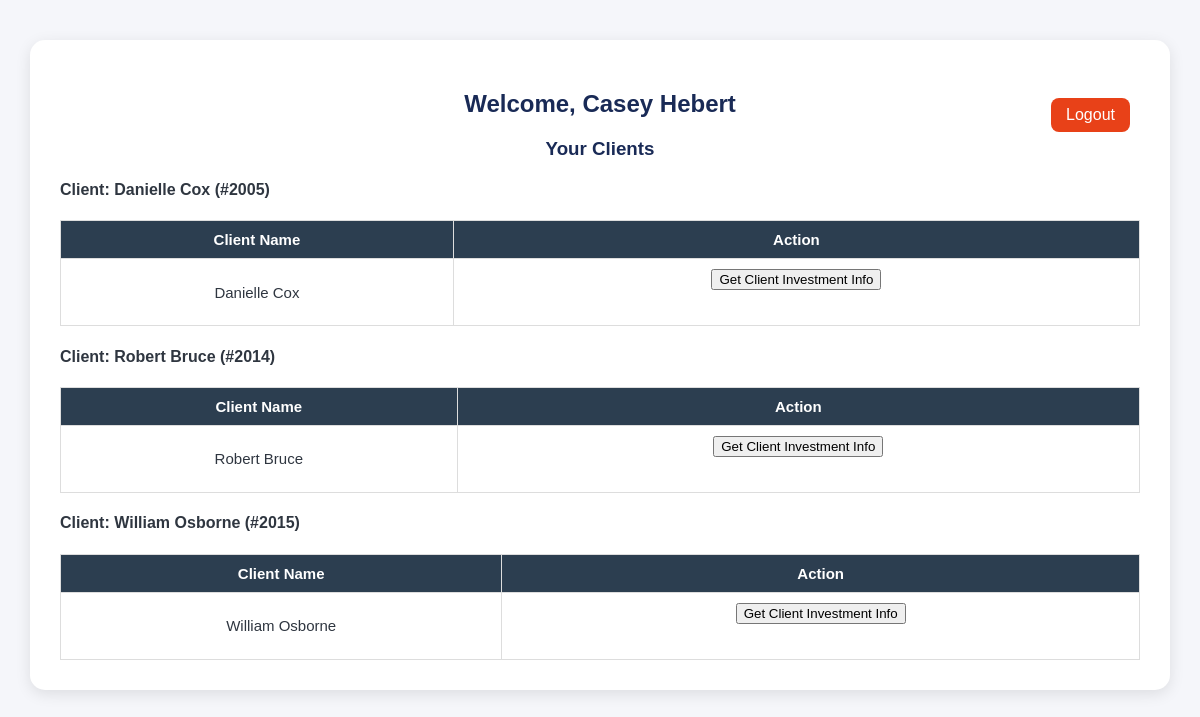
The app's page /employee_dashboard (signed in) with its own data.
### models.py (models this page shows)
class Employee(Base):
    __tablename__ = "employees"
    employee_id = Column(Integer, primary_key=True, index=True)
    first_name = Column(String)
    last_name = Column(String)
    date_of_birth = Column(Date)
    gender = Column(String)
    work_email = Column(String, unique=True)
    password_hash = Column(String)
    phone_number = Column(String)
    address = Column(String)
    start_date = Column(Date)
    job_title = Column(String)
    base_salary = Column(Float)
    commission_rate = Column(Float)
    license_number = Column(String)
    license_expiry_date = Column(Date)
    manager_id = Column(Integer, ForeignKey("employees.employee_id"), nullable=True)  # Managers can be null
    clients = relationship("Client", back_populates="advisor")
    investments = relationship("Investment", back_populates="advisor")

class Client(Base):
    __tablename__ = "clients"
    client_id = Column(Integer, primary_key=True, index=True)
    first_name = Column(String)
    last_name = Column(String)
    ssn = Column(String, unique=True)
    date_of_birth = Column(Date)
    gender = Column(String)
    marital_status = Column(String)
    email = Column(String, unique=True)
    password_hash = Column(String)
    phone_number = Column(String)
    address = Column(String)
    employment_status = Column(String)
    annual_income = Column(Float)
    risk_tolerance = Column(String)
    advisor_id = Column(Integer, ForeignKey("employees.employee_id"))
    advisor = relationship("Employee", back_populates="clients")
    investments = relationship("Investment", back_populates="client")

### app.py (the view)
@app.route("/employee_dashboard")
def employee_dashboard():
    if session.get("user_type") != "employee":
        return redirect(url_for("login"))
    db = SessionLocal()
    employee = db.query(Employee).get(session["user_id"])
    if not employee:
        return "Employee not found", 404
    verified_client_id = session.get("verified_client_id")
    clients_list = []
    emp_clients = db.query(Client).filter(Client.advisor_id == employee.employee_id).all()
    for clients in emp_clients:
        if verified_client_id == clients.client_id:
            investments = db.query(Investment).filter(Investment.client_id == clients.client_id).all()
            for inv in investments:
                inv.company = db.query(Company).get(inv.company_id)
            c_investments = investments
        else:
            c_investments = []
        clients_list.append({"client": clients, "investments": c_investments})
    return render_template(
        "employee_dashboard.html",
        employee=employee,
        clients=clients_list
    )

### templates/employee_dashboard.html (shortened to what this page needs)
<!DOCTYPE html>
<html lang="en">
<head>
    <link rel="stylesheet" href="{{ url_for('static', filename='style.css') }}">
</head>
<body>
<div class="container">
    <h2>Welcome, {{ employee.first_name }} {{ employee.last_name }}</h2>
    <a href="{{ url_for('logout') }}" class="logout-btn">Logout</a>
    <h3>Your Clients</h3>
    {% for client_group in clients %}
        <div class="client-block">
            <h4>Client: {{ client_group['client'].first_name }} {{ client_group['client'].last_name }} (#{{ client_group['client'].client_id }})</h4>
            <table>
                <thead>
                    <tr>
                        <th>Client Name</th>
                        <th>Action</th>
                    </tr>
                </thead>
                <tbody>
                    <tr>
                        <td>{{ client_group['client'].first_name }} {{ client_group['client'].last_name }}</td>
                        <td>
                            {% if session.get('verified_client_id') == client_group['client'].client_id %}
                                <em>Verified — Investments Shown Below</em>
                            {% else %}
                                <form method="post" action="{{ url_for('request_client_info', client_id=client_group['client'].client_id) }}">
                                    <button type="submit">Get Client Investment Info</button>
                                </form>
                            {% endif %}
                        </td>
                    </tr>
                </tbody>
            </table>
        </div>
    {% else %}
        <p>No clients found.</p>
    {% endfor %}
</div>
</body>
</html>

### static/style.css (style rules this page uses)
body { font-family: Arial, sans-serif; background-color: #f5f6fa; color: #2f3640; margin: 0; padding: 0; }
.container { width: 90%; max-width: 1100px; margin: 40px auto; background-color: #fff; padding: 30px; border-radius: 15px; box-shadow: 0 4px 15px rgba(0,0,0,0.1); }
h2, h3 { color: #192a56; text-align: center; margin-bottom: 20px; }
form { text-align: center; margin-bottom: 25px; }
table { width: 100%; border-collapse: collapse; margin-top: 15px; font-size: 15px; }
thead { background-color: #2c3e50; color: #fff; }
th, td { border: 1px solid #ddd; padding: 10px 12px; text-align: center; }
a { display: inline-block; padding: 10px 15px; background-color: #273c75; color: white; text-decoration: none; border-radius: 5px; }
.logout-btn { float: right; background-color: #e84118; color: white; padding: 8px 15px; border-radius: 8px; text-decoration: none; margin-top: -40px; margin-right: 10px; }

### records on screen
Employee: first_name "Casey", last_name "Hebert"
Client: client.first_name "Danielle", client.last_name "Cox", client.client_id "2005", client.first_name "Danielle", client.last_name "Cox"
Client: client.first_name "Robert", client.last_name "Bruce", client.client_id "2014", client.first_name "Robert", client.last_name "Bruce"
Client: client.first_name "William", client.last_name "Osborne", client.client_id "2015", client.first_name "William", client.last_name "Osborne"
